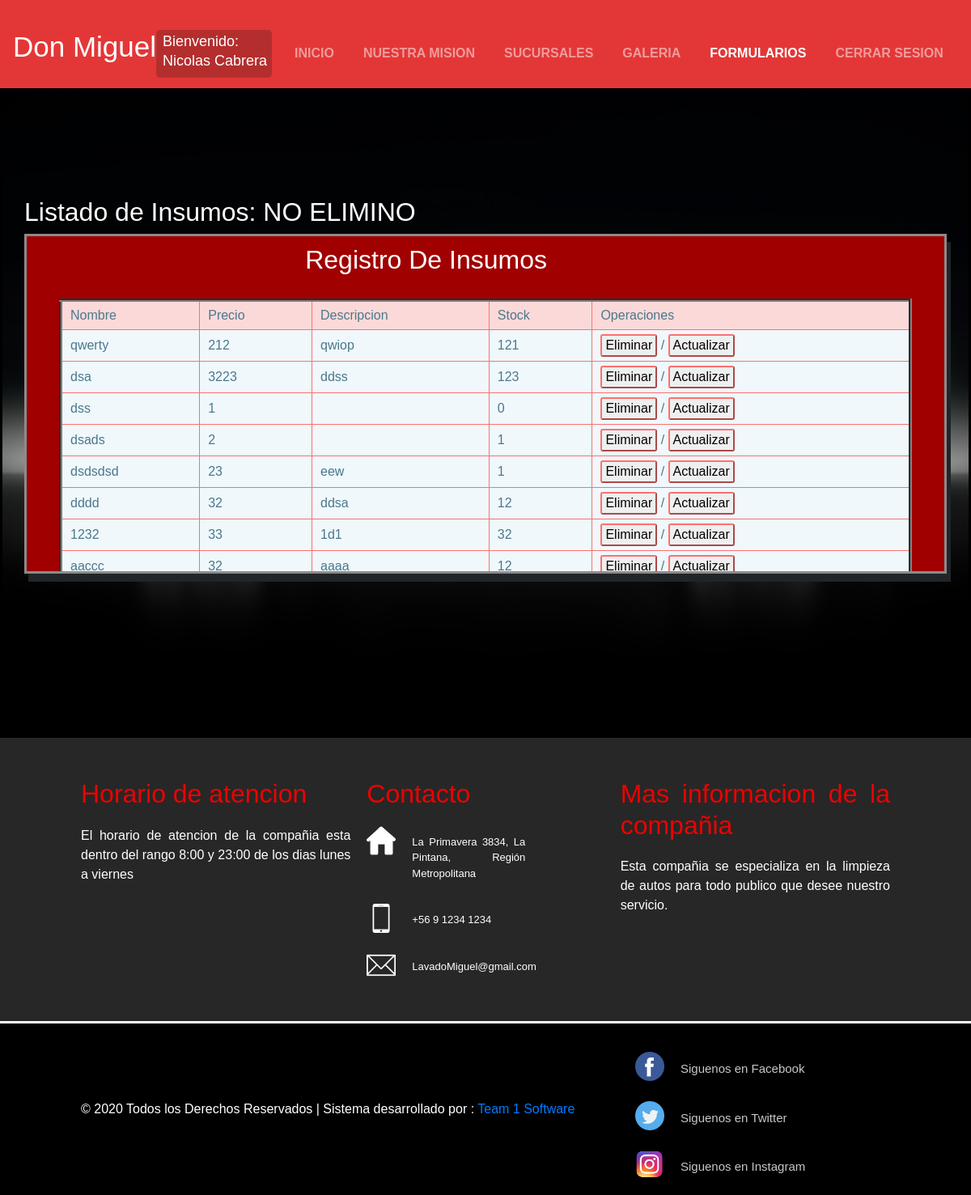
Page /eliminar_in/1/ (signed in) on the committed database.
### myProyecto/models.py (models this page shows, shortened)
class Insumos(models.Model):
    nombre = models.CharField(max_length=120,primary_key=True)
    precio = models.IntegerField()
    descripcion = models.TextField()
    stock = models.IntegerField()

### myProyecto/views.py (the view)
# urls.py: path('eliminar_in/<id>/',eliminar_insumo,name='ELIMINARINSUMO'),
@login_required(login_url='/login/')
@permission_required('myProyecto.view_insumos',login_url='/login/')
@permission_required('myProyecto.delete_insumos',login_url='/login/')
def eliminar_insumo(request,id):
    try:
        insumo = Insumos.objects.get(nombre=id)
        insumo.delete()
        msg='ELIMINO INSUMO'
    except:
        msg= 'NO ELIMINO'
    lista = Insumos.objects.all()
    return render(request,'web/insumos_admin.html',{'lista_insumos':lista,'msg':msg})

### myProyecto/templates/web/insumos_admin.html (shortened to what this page needs)
{% extends "web/base.html" %} {% load static %} {% block contenido %}
<head>
    <link rel="stylesheet" href="{% static 'css/insumosTabla.css' %}">
</head>
<section id="header">
    <div class="Container-fluid">
        <nav class="navbar navbar-expand-lg navbar-dark">
            <div class="Container">
                <div class="collapse navbar-collapse" id="navbarSupportedContent">
                    <div class="nav-logo" style="color: white;font-size: 35px;">
                        <p> Don Miguel</p>
                    </div>
                    <div class="nav-User">
                        {% if user.is_authenticated %}
                        <div class="nav-user-color" style="color: white;font-size: 18px; padding-left: 8px; line-height: 8px;background-color:rgba(175, 45, 45, 0.89);padding-top: 10px;padding-right: 6px;padding-bottom: 1px;border-radius: 5px;">
                            <p>Bienvenido: </p>
                            <p>{{user.first_name}} {{user.last_name}}</p>
                        </div>
                        {% else %}
                        <div class="nav-user-color">
                        </div>
                        {% endif %}
                    </div>
                    <ul class="navbar-nav ml-auto">
                        <li class="nav-item ">
                            <a href="{% url 'INDEX' %}" class="nav-link">Inicio</a>
                        </li>
                        <li class="nav-item ">
                            <a href="{% url 'MISION' %}" class="nav-link">Nuestra Mision</a>
                        </li>
                        <li class="nav-item ">
                            <a href="{% url 'SUCURSALES' %}" class="nav-link">Sucursales</a>
                        </li>
                        <li class="nav-item ">
                            <a href="{% url 'GALERIA' %}" class="nav-link">Galeria</a>
                        </li>
                        <li class="nav-item active">
                            <a href="{% url 'FORMULARIOS' %}" class="nav-link">Formularios</a>
                        </li>
                        {% if user.is_authenticated %}
                        <li class="nav-item ">
                            <a href="{% url 'LOGOUT' %}" class="nav-link">Cerrar Sesion</a>
                        </li>
                        {% else %}
                        <li class="nav-item ">
                            <a href="{% url 'LOGIN' %}" class="nav-link">Login</a>
                        </li>
                        {% endif %}
                    </ul>
                </div>
            </div>
        </nav>
    </div>
</section>
<section class="main">
    <div class="container">
        <div class="row">
            <h2>Listado de Insumos: {{msg}}</h2>
            <div class="cuadro-form">
                <h2 class="title">Registro De Insumos</h2>
                <div class="contenedor-input">
                    <table border="4" class="smart-table">
                        <thead>
                            <tr>
                                <td>Nombre</td>
                                <td>Precio</td>
                                <td>Descripcion</td>
                                <td>Stock</td>
                                <td>Operaciones</td>
                            </tr>
                        </thead>
                        <tbody>
                            {% for item in lista_insumos %}
                            <tr>
                                <td data-col-title="nombre">{{item.nombre}}</td>
                                <td data-col-title="precio">{{item.precio}}</td>
                                <td data-col-title="descripcion">{{item.descripcion}}</td>
                                <td data-col-title="stock">{{item.stock}}</td>
                                <td data-col-title="Operaciones"><input type="button" value="Eliminar" onclick="eliminar('{{item.nombre}}')" class="button-adm"> / <input type="button" value="Actualizar" onclick="actualizar('{{item.nombre}}')" class="button-adm"></td>
                            </tr>
                            {% endfor %}
                        </tbody>
                    </table>
                </div>
            </div>
        </div>
    </div>
</section>
{% endblock contenido %}

### myProyecto/static/css/footer.css (style rules this page uses)
* { margin: 0px; padding: 0px; box-sizing: border-box; font-family: sans-serif; }
.row { margin-top: 20px; display: flex; }

### myProyecto/static/css/insumosTabla.css (style rules this page uses)
* { margin: 0; padding: 0; }
#header { background-color: transparent; position: absolute; z-index: 10; width: 100%; background-color: rgba(255, 62, 62, 0.89); }
.navbar { float: left; padding-left: 10px 0; }
.nav-item { top: 20px; font-weight: 600; text-transform: uppercase; padding-left: 20px; }
.cuadro-form { background-color: rgb(160, 0, 0); width: 100%; height: 420px; padding: 10px; border: solid rgb(139, 139, 139); box-shadow: 5px 10px; overflow: scroll; }
table { border-collapse: collapse; width: 100%; margin: 10px auto 0; font-size: 1rem; color: #4a788b; border-radius: 10px; }
table thead { background-color: #fcd9d9; }
table tbody { background-color: #f0f8fc; }
table th, table td { border: 1px solid #ff6f6f; padding: 5px 10px; }
.title { padding-left: 30%; }
.button-adm { padding: 0 4px; border-radius: 3px; border-color: #ff6f6f; }
.main { flex: 70%; background-color: black; background-image: url('../img/wallpaper.jpg'); background-position: center; background-size: 105%; background-repeat: no-repeat; border: solid black; position: relative; min-height: 100vh; padding: 220px 0 200px; }
.row h2 { color: white; }
.contenedor-input { padding: 10px 30px; flex-wrap: wrap; justify-content: space-between; }

### rows in the picture
Insumos: nombre "qwerty", precio "212", descripcion "qwiop", stock "121"
Insumos: nombre "dsa", precio "3223", descripcion "ddss", stock "123"
Insumos: nombre "dss", precio "1", stock "0"
Insumos: nombre "dsads", precio "2", stock "1"
Insumos: nombre "dsdsdsd", precio "23", descripcion "eew", stock "1"
Insumos: nombre "dddd", precio "32", descripcion "ddsa", stock "12"
Insumos: nombre "1232", precio "33", descripcion "1d1", stock "32"
Insumos: nombre "aaccc", precio "32", descripcion "aaaa", stock "12"

### other values in the picture
{{ user.first_name }} "Nicolas"
{{ user.last_name }} "Cabrera"
{{ msg }} "NO ELIMINO"
